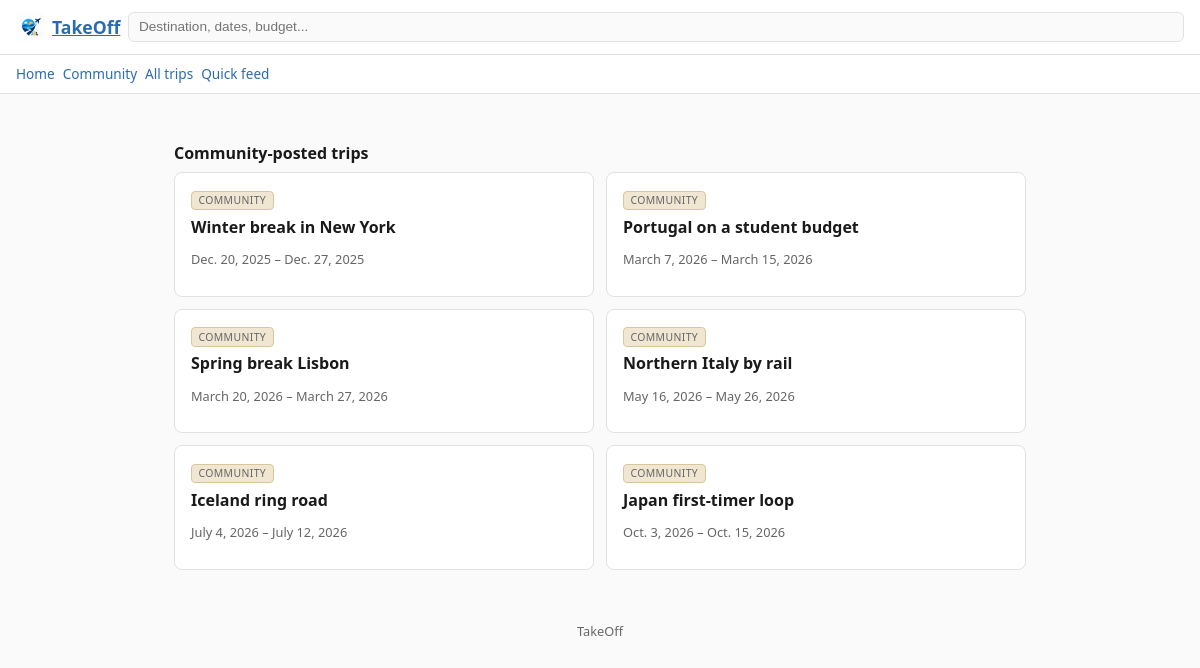
Screenshot of /trips/manual/ with the database file from the repository.
### trips/models.py (models this page shows, shortened)
class Trip(models.Model):
    PRIVATE = "private"
    PUBLIC = "public"
    VISIBILITY_CHOICES = [
        (PRIVATE, "Private (only me)"),
        (PUBLIC, "Public (open to join requests)"),
    ]
    DRAFT = "draft"
    PLANNED = "planned"
    COMPLETED = "completed"
    STATUS_CHOICES = [
        (DRAFT, "Draft"),
        (PLANNED, "Planned"),
        (COMPLETED, "Completed"),
    ]
    trip_id = models.AutoField(primary_key=True)
    owner = models.ForeignKey(
        Traveler,
        on_delete=models.CASCADE,
        related_name="trips",
    )
    title = models.CharField(max_length=100)               # e.g. "Northern Italy by rail"
    start_date = models.DateField()
    end_date = models.DateField()
    budget_min_usd = models.DecimalField(max_digits=9, decimal_places=2, default=0)
    budget_max_usd = models.DecimalField(max_digits=9, decimal_places=2, default=0)
    group_size = models.PositiveSmallIntegerField(default=1)
    seats_open = models.PositiveSmallIntegerField(
        default=0,
        help_text="How many companions the poster will still accept. 0 = closed.",
    )
    visibility = models.CharField(max_length=10, choices=VISIBILITY_CHOICES, default=PRIVATE)
    status = models.CharField(max_length=10, choices=STATUS_CHOICES, default=DRAFT)
    created_at = models.DateTimeField(auto_now_add=True)
    companions = models.ManyToManyField(
        Traveler,
        through="JoinRequest",
        related_name="joined_trips",
        blank=True,
    )
    class Meta:
        ordering = ["start_date", "title"]
        constraints = [
            models.UniqueConstraint(
                fields=["owner", "title", "start_date"],
                name="uniq_trip_title_per_owner_per_start",
            ),
            models.CheckConstraint(
                condition=models.Q(end_date__gte=models.F("start_date")),
                name="trip_end_date_after_start_date",
            ),
        ]

### trips/views.py (the view)
# urls.py: path("trips/manual/", views.trip_manual_view, name="trip-manual"),
def trip_manual_view(request):
    trips = Trip.objects.filter(visibility=Trip.PUBLIC)
    template = loader.get_template('trips/trip_list_manual.html')
    context = {'trips': trips}
    return HttpResponse(template.render(context, request))

### templates/trips/trip_list_manual.html (shortened to what this page needs)
{% extends "trips/base.html" %}
{% block content %}
  <h2 class="section-title">Community-posted trips</h2>
  <div class="trip-grid">
    {% for trip in trips %}
      <div class="trip-card">
        <span class="badge community">Community</span>
        <p class="title">{{ trip.title }}</p>
        <p class="meta">{{ trip.start_date }} &ndash; {{ trip.end_date }}</p>
      </div>
    {% empty %}
      <p class="empty-note">No public trips posted yet.</p>
    {% endfor %}
  </div>
{% endblock %}

### templates/trips/base.html (style rules this page uses)
:root { --color-bg: #fafafa; --color-surface: #fff; --color-text: #1a1a1a; --color-primary: #2b6cb0; --color-border: #e2e2e2; --color-muted: #666; --color-community: #f0e6d2; }
* { box-sizing: border-box; }
body { margin: 0; font-family: system-ui, -apple-system, "Segoe UI", sans-serif; background: var(--color-bg); color: var(--color-text); }
h2.section-title { font-size: 1rem; margin: 1.5rem 0 .5rem; }
.trip-grid { display: grid; grid-template-columns: 1fr; gap: .75rem; }
.trip-card { display: block; padding: .9rem 1rem; background: var(--color-surface); border: 1px solid var(--color-border); border-radius: 8px; text-decoration: none; color: var(--color-text); }
.trip-card .badge { display: inline-block; font-size: .65rem; letter-spacing: .04em; text-transform: uppercase; color: var(--color-muted); border: 1px solid var(--color-border); border-radius: 4px; padding: .1rem .4rem; margin-bottom: .35rem; }
.trip-card .badge.community { background: var(--color-community); border-color: #d8c79a; }
.trip-card .title { font-weight: 600; margin: 0 0 .2rem; }
.trip-card .meta { font-size: .8rem; color: var(--color-muted); }
@media (min-width: 640px) { .trip-grid { grid-template-columns: 1fr 1fr; } }

### rows the page displays
Trip: title "Winter break in New York", start_date "Dec. 20, 2025", end_date "Dec. 27, 2025"
Trip: title "Portugal on a student budget", start_date "March 7, 2026", end_date "March 15, 2026"
Trip: title "Spring break Lisbon", start_date "March 20, 2026", end_date "March 27, 2026"
Trip: title "Northern Italy by rail", start_date "May 16, 2026", end_date "May 26, 2026"
Trip: title "Iceland ring road", start_date "July 4, 2026", end_date "July 12, 2026"
Trip: title "Japan first-timer loop", start_date "Oct. 3, 2026", end_date "Oct. 15, 2026"
